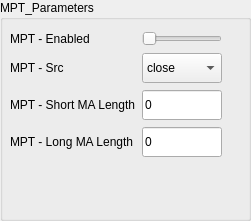
              <widget class="QGroupBox" name="grpBox_MPT_parameters_">
               <property name="geometry">
                <rect>
                 <x>550</x>
                 <y>280</y>
                 <width>251</width>
                 <height>221</height>
                </rect>
               </property>
               <property name="title">
                <string>MPT_Parameters</string>
               </property>
               <widget class="QWidget" name="layoutWidget_29">
                <property name="geometry">
                 <rect>
                  <x>10</x>
                  <y>30</y>
                  <width>225</width>
                  <height>132</height>
                 </rect>
                </property>
                <layout class="QGridLayout" name="gridLayout_58">
                 <item row="0" column="0">
                  <widget class="QLabel" name="lblMptEnabled_25">
                   <property name="text">
                    <string>MPT - Enabled</string>
                   </property>
                  </widget>
                 </item>
                 <item row="0" column="1">
                  <widget class="QSlider" name="hSlider_SELL_IndicatorEnabled_33">
                   <property name="maximum">
                    <number>5</number>
                   </property>
                   <property name="orientation">
                    <enum>Qt::Horizontal</enum>
                   </property>
                  </widget>
                 </item>
                 <item row="1" column="0">
                  <widget class="QLabel" name="lblMptAppliedPrice_6">
                   <property name="text">
                    <string>MPT - Src</string>
                   </property>
                  </widget>
                 </item>
                 <item row="1" column="1">
                  <widget class="QComboBox" name="drpMptAppliedPrice_6">
                   <property name="minimumSize">
                    <size>
                     <width>0</width>
                     <height>30</height>
                    </size>
                   </property>
                   <item>
                    <property name="text">
                     <string>close</string>
                    </property>
                   </item>
                   <item>
                    <property name="text">
                     <string>open</string>
                    </property>
                   </item>
                   <item>
                    <property name="text">
                     <string>high</string>
                    </property>
                   </item>
                   <item>
                    <property name="text">
                     <string>low</string>
                    </property>
                   </item>
                   <item>
                    <property name="text">
                     <string>HL2</string>
                    </property>
                   </item>
                   <item>
                    <property name="text">
                     <string>HLC3</string>
                    </property>
                   </item>
                   <item>
                    <property name="text">
                     <string>OHLC</string>
                    </property>
                   </item>
                  </widget>
                 </item>
                 <item row="2" column="0">
                  <widget class="QLabel" name="lblMptShortMaPeriod_6">
                   <property name="text">
                    <string>MPT - Short MA Length</string>
                   </property>
                  </widget>
                 </item>
                 <item row="2" column="1">
                  <widget class="QLineEdit" name="txtMptShortEmaPeriod_6">
                   <property name="minimumSize">
                    <size>
                     <width>0</width>
                     <height>30</height>
                    </size>
                   </property>
                   <property name="text">
                    <string>0</string>
                   </property>
                  </widget>
                 </item>
                 <item row="3" column="0">
                  <widget class="QLabel" name="lblMptLongMaPeriod_6">
                   <property name="text">
                    <string>MPT - Long MA Length</string>
                   </property>
                  </widget>
                 </item>
                 <item row="3" column="1">
                  <widget class="QLineEdit" name="txtMptLongEmaPeriod_6">
                   <property name="minimumSize">
                    <size>
                     <width>0</width>
                     <height>30</height>
                    </size>
                   </property>
                   <property name="text">
                    <string>0</string>
                   </property>
                  </widget>
                 </item>
                 <item row="1" column="2">
                  <spacer name="horizontalSpacer_38">
                   <property name="orientation">
                    <enum>Qt::Horizontal</enum>
                   </property>
                   <property name="sizeHint" stdset="0">
                    <size>
                     <width>40</width>
                     <height>20</height>
                    </size>
                   </property>
                  </spacer>
                 </item>
                </layout>
               </widget>
              </widget>
